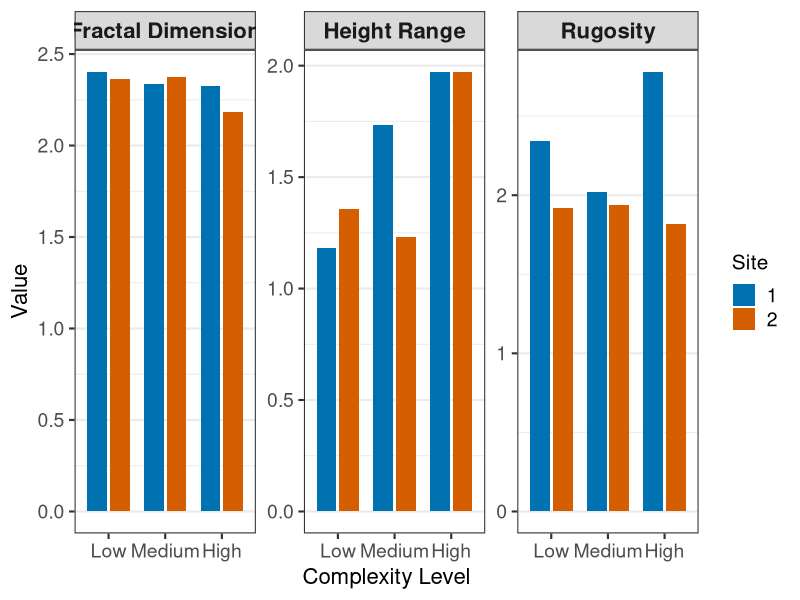
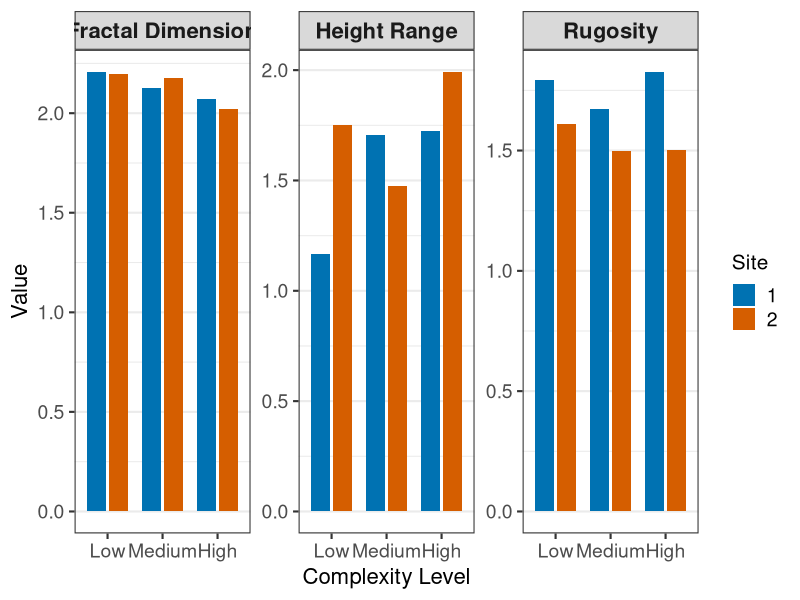

R code for these plots, in order:

library(tidyverse)

RDH_allreef <- read.csv("RDH_AllReef.csv")

RDH_allreef_sum <- RDH_allreef %>%
  group_by(Site, Complexity_Level) %>%
  summarise(Rugosity = mean(Rugosity),
            FractalDimension = mean(FractalDimension),
            HeightRange = mean(HeightRange))


RDH_long <- RDH_allreef_sum %>%
  mutate(
    Complexity_Level = factor(
      Complexity_Level,
      levels = c("Low", "Medium", "High")
    )
  ) %>%
  pivot_longer(
    cols = c(Rugosity, FractalDimension, HeightRange),
    names_to = "Metric",
    values_to = "Value"
  ) %>%
  mutate(
    Metric = recode(
      Metric,
      "Rugosity" = "Rugosity",
      "FractalDimension" = "Fractal Dimension",
      "HeightRange" = "Height Range"
    )
  )

ggplot(
  RDH_long,
  aes(
    x = Complexity_Level,
    y = Value,
    fill = factor(Site)
  )
) +
  geom_col(
    position = position_dodge(width = 0.8),
    width = 0.7
  ) +
  facet_wrap(~Metric, scales = "free_y") +
  scale_fill_manual(
    values = c("#0072B2", "#D55E00"),  # Okabe-Ito palette
    name = "Site"
  ) +
  labs(
    x = "Complexity Level",
    y = "Value"
  ) +
  theme_bw(base_size = 16) +
  theme(
    strip.text = element_text(size = 16, face = "bold"),
    axis.title = element_text(size = 16),
    axis.text = element_text(size = 14),
    legend.title = element_text(size = 15),
    legend.text = element_text(size = 14),
    panel.grid.major.x = element_blank()
  )



RDH_allplot <- read.csv("RDH_AllPlot.csv")

RDH_allplot_sum <- RDH_allplot %>%
  group_by(Site, Complexity_Level) %>%
  summarise(Rugosity = mean(Rugosity),
            FractalDimension = mean(FractalDimension),
            HeightRange = mean(HeightRange))

RDH_long_allplot <- RDH_allplot_sum %>%
  mutate(
    Complexity_Level = factor(
      Complexity_Level,
      levels = c("Low", "Medium", "High")
    )
  ) %>%
  pivot_longer(
    cols = c(Rugosity, FractalDimension, HeightRange),
    names_to = "Metric",
    values_to = "Value"
  ) %>%
  mutate(
    Metric = recode(
      Metric,
      "Rugosity" = "Rugosity",
      "FractalDimension" = "Fractal Dimension",
      "HeightRange" = "Height Range"
    )
  )

ggplot(
  RDH_long_allplot,
  aes(
    x = Complexity_Level,
    y = Value,
    fill = factor(Site)
  )
) +
  geom_col(
    position = position_dodge(width = 0.8),
    width = 0.7
  ) +
  facet_wrap(~Metric, scales = "free_y") +
  scale_fill_manual(
    values = c("#0072B2", "#D55E00"),  # Okabe-Ito palette
    name = "Site"
  ) +
  labs(
    x = "Complexity Level",
    y = "Value"
  ) +
  theme_bw(base_size = 16) +
  theme(
    strip.text = element_text(size = 16, face = "bold"),
    axis.title = element_text(size = 16),
    axis.text = element_text(size = 14),
    legend.title = element_text(size = 15),
    legend.text = element_text(size = 14),
    panel.grid.major.x = element_blank()
  )



















# #### OLD
# ### REDO WITH FINAL COMPLEXITY DATA ####
# complexity_raw <- read.csv("Complexity_Metrics.csv")
# 
# df_long <- complexity_raw %>%
#   pivot_longer(
#     cols = -Complexity_Level,
#     names_to = c("metric", "stat"),
#     names_pattern = "(.*)_(Mean|SD)",
#     values_to = "value"
#   ) %>%
#   pivot_wider(names_from = stat, values_from = value)
# 
# df_long$Complexity_Level <- factor(
#   df_long$Complexity_Level,
#   levels = c("Low", "Medium", "High")
# )
# 
# df_long$metric <- recode(df_long$metric,
#                          "Fractal_Dimension" = "Fractal Dimension")
# 
# complexity_plot <- ggplot(df_long, aes(x = Complexity_Level, y = Mean, color = Complexity_Level)) +
#   geom_point(size = 3) +
#   geom_errorbar(aes(ymin = Mean - SD, ymax = Mean + SD), width = 0.15) +
#   facet_wrap(~ metric, scales = "free_y") +
#   scale_color_brewer(palette = "Set2") +
#   labs(
#     x = "Complexity Level",
#     y = "Mean ± SD"
#   ) +
#   theme_minimal(base_size = 16) +
#   theme(legend.position = "none")
# 
# 
# ggsave(
#   filename = "outputs/complexity_plot.pdf",
#   plot = complexity_plot,
#   device = "pdf",
#   width = 10,
#   height = 5
# )
# 
# 
# ##### June 9 2026, starting with raw data #####
# #dont think i have the right raw data file, need to update
# 
# complexity_raw <- read.csv("Complexity_Raw.csv")
# 
# unique(complexity_raw$complexity)
# 
# complexity_sum <- complexity_raw %>%
#   group_by(site, complexity) %>%
#   summarise(height_mean = mean(height), height_range = diff(range(height)),
#             rugosity_mean = mean(rugosity), rugosity_range = diff(range(rugosity)),
#             fractal_mean_mean = mean(fractal_mean), fractal_mean_range = diff(range(fractal_mean)),
#             fractal_raw_mean = mean(fractal_raw), fractal_raw_range = diff(range(fractal_raw)))
# 
# 
# 
# 
# 
# 
# 
#   
